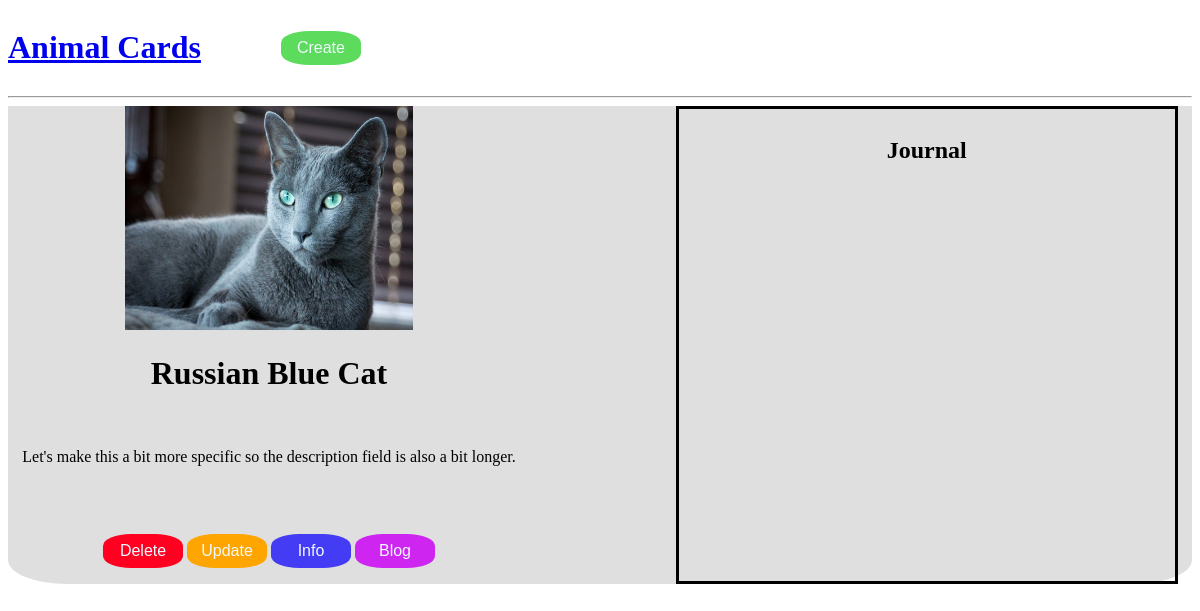
The page /5 on the database as committed earlier.
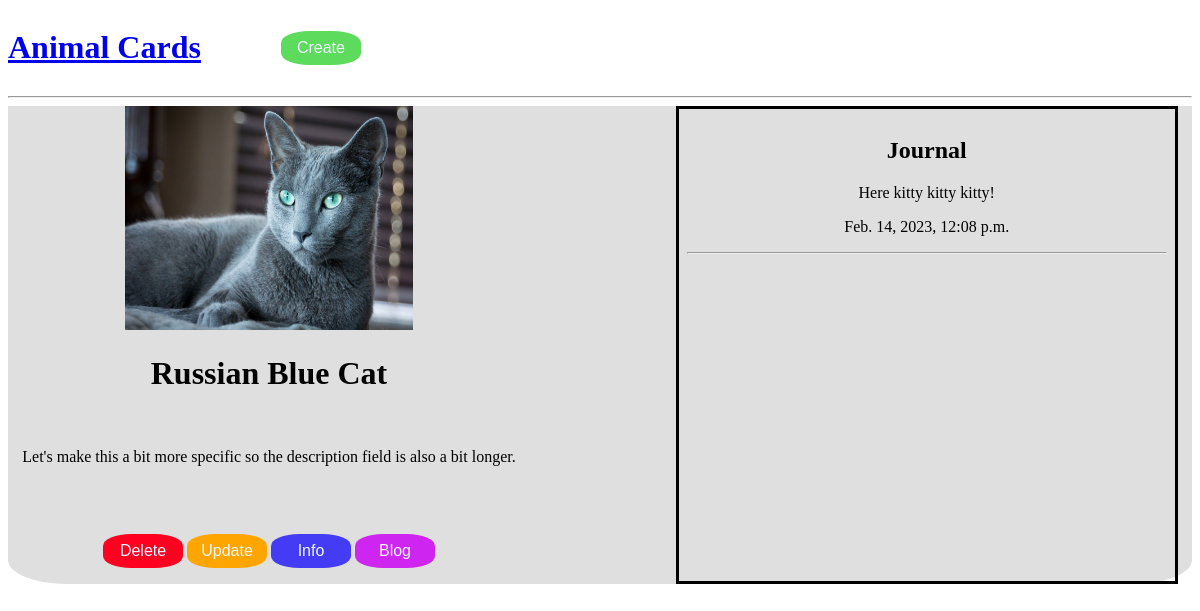
The same page on the database as committed later.
### cards/models.py (models this page shows, shortened)
class Blog(models.Model):
    text = models.TextField(max_length=750)
    pub_date = models.DateTimeField(auto_now_add=True)
    card = models.ForeignKey(Card, on_delete=models.CASCADE)

### cards/views.py (the view)
# urls.py: path('<int:id>', views.detail_view, name='detail_view'),
def detail_view(request, id):
    card = get_object_or_404(Card, id=id)
    blogs = Blog.objects.filter(card = card)
    context = {
        'card': card,
        'blogs': blogs,
    }
    return render(request, 'cards/detail_view.html', context)

### cards/templates/cards/detail_view.html
{% extends 'index.html' %}
{% block content %}
    <div class="card-info" id="card-details">
        <div class="main-info">
            <img src="{{ card.picture.url }}" alt="{{ card.name }}"> <br/>
            <h1>{{ card.name }}</h1> <br/>
            <p>{{ card.description }}</p> <br/>
            <p>{{ card.pub_date }}</p> <br/>
            <div class="card-buttons">
                <a href="{% url 'delete_view' card.id %}"><button type="submit" class="delete-button">Delete</button></a>
                <a href="{% url 'update_view' card.id %}"><button type="submit" class="update-button">Update</button></a>
                <a href="{% url 'detail_view' card.id %}"><button type="submit" class="info-button">Info</button></a>
                <a href="{% url 'create_blog' card.id %}"><button type="submit" class="blog-button">Blog</button></a>
            </div>
        </div>
            <div class="blog">
                <h2>Journal</h2>
                {% for blog in blogs %}
                <div id="blog-info">
                    <p>{{ blog.text }}</p>
                    <p>{{ blog.pub_date }}</p>
                    <hr />
                </div>
                {% endfor %}
            </div>
    </div>
{% endblock %}

Rows that differ between the two databases and show on the page:
added Blog: text "Here kitty kitty kitty!", pub_date "Feb. 14, 2023, 12:08 p.m."
